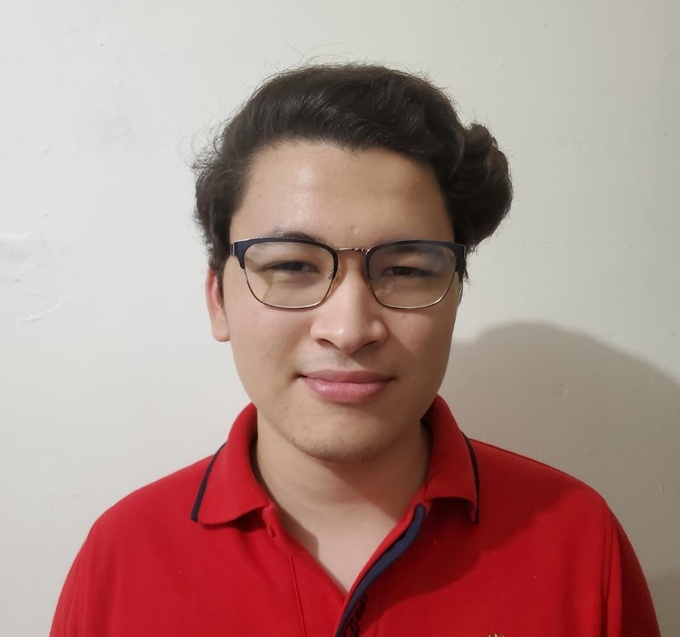
#> input picture Actividad 4/images/testdata/s4/Gerardo.8.jpg, 680 x 637 px, shrunk from 1122 x 1050 before the run
$ jupyter execute --allow-errors 'Rostros con openCV y entrenamiento Equipo Dinamita.ipynb'
#> lines starting #> are read from the running program, lines starting #| are printed output that depends on the picture
# Rostros con openCV y entrenamiento Equipo Dinamita

### Importar bibliotecas

En esta actividad se realiza reconocimiento de rostros. Se trabaja desde el entrenamiento de un modelo y se hace una predicción.

A continuación importaremos las librerías necesarias para la actividad

[cell 1]
import cv2
import os
import numpy as np
from matplotlib import pyplot as plt

### Etiquetas

La base de datos que utilizamos la creamos a base de fotos de nosotros; están guardadas en carpetas enumeradas del 1 al 5 en el siguiente orden:

1. Fernando
2. Eydrel
3. Sergio
4. Gerardo
5. Ana

En el siguiente código se relaciona el número de la carpeta con el nombre real de la persona, las etiquetas están ordenados
como está mencionado anteriormente.

[cell 2]
subjects = ["", "Fernando", "Eydrel","Sergio","Gerardo","Ana"]

### Detectar rostros por medio de una función

La siguiente función se encarga de hacer la detección de rostros;
 1. Lo primero que hay que hacer, es convertir la imagen a escala de grises para que pueda ser utilizado por el detecto
 2. Se lee el modelo de clasificador.
 3. Se detectan rostros y se almacenan en la variable faces
 4. Si no se detecta rostros se regresa none
 5. Se regresa únicamente la parte del rostro en la imagen

[cell 3]
def detect_face(img):
    gray = cv2.cvtColor(img, cv2.COLOR_BGR2GRAY)

    face_cascade = cv2.CascadeClassifier('haarcascade_frontalface_default.xml')

    faces = face_cascade.detectMultiScale(gray, scaleFactor=1.2, minNeighbors=5);


    if (len(faces) == 0):
        return None, None

    #Suponemos que solo tendremos un rostro
    #Se extra el área del rostro
    (x, y, w, h) = faces[0]


    return gray[y:y+w, x:x+h], faces[0]

### Lectura de la base de datos y preparación de los datos para su entrenamiento

En esta función preparamos los datos de entrenamiento:

1. Primero obtenemos la ruta donde tenemos las imágenes
2. creamos dos listas, una para almacenar las caras de las personas y otra para las etiquetas
3. Por cada imagen encontrada, se verifica que empiecen con la letra s
4. Se construye la dirección donde se encunetra la imagen a analizar
5. Se utiliza la función de detección para guardar el rostro y etiqutea en la lista

[cell 4]
def prepare_training_data(data_folder_path):

    #------Paso 1--------
    #Obten las carpetas dentro de la ruta con las imagenes de entrenamiento. Cada carpeta corresponde a un sujeto.
    dirs = os.listdir(data_folder_path)

    #Lista que contendrá las caras de todos los sujetos
    faces = []
    #Lista que contendrá las etiquetas de todos los sujetos
    labels = []

    # Navegamos a traves de todas las carpetas y leemos las imágenes dentro de cada carpeta
    for dir_name in dirs:

        # Las carpetas de cada sujeto empiezan con la letra 's', por lo tanto, cualquier carpeta que no empeza con s se ignora
        if not dir_name.startswith("s"):
            continue;

        #------Paso 2--------
        # Se extrae el número de etiqueta del sujeto a partir del nombre de la carpeta
        # Recuerda el formato de la carpeta = slabel
        # Removemos la letra "s" y nos quedamos solo con el número (Esto es la etiqueta)
        label = int(dir_name.replace("s", ""))

        # Construimos la ruta hacia la carpeta que contiene las imagenes del sujeto actual
        # Ejemplo de ruta = "./images/traindata/s1"
        subject_dir_path = data_folder_path + "/" + dir_name

        #Se obtienen los nombres de las imagenes que estan dentro de cada carpeta
        subject_images_names = os.listdir(subject_dir_path)

        #------Paso 3--------
        #Navegamos a través de cada imagen y la leemos
        #detectamos los rostros y los agregamos a la lista
        for image_name in subject_images_names:

            #Para ignorar archivos del sistema como .DS_Store
            if image_name.startswith("."):
                continue;

            #se construye la ruta de la imagen que se va a leer
            #Ejemplo de ruta = ./images/traindata/s1/1.jpg
            image_path = subject_dir_path + "/" + image_name

            #leer la imagen
            image = cv2.imread(image_path)

            #detección de rostro (usando la función definida arriba)
            face, rect = detect_face(image)

            #------Paso 4--------
            #Para propositos de este tutorial
            #se ignoran los rostros que no son detectados
            if face is not None:
                #se agrega el rostro a la lista de rostros
                faces.append(face)
                #se agrega la etiqueta a la lista de etiquetas
                labels.append(label)

    return faces, labels

### Se llama la función prepara datos

En el siguiente código, se llama a la función para preparar los datos de entrenamiento

[cell 5]
print("Preparando datos...")
#> (the rest of this cell did not finish here and is left out)

### Reconocimiento de rostros

[cell 6]
face_recognizer = cv2.face.LBPHFaceRecognizer_create()

### Entrenamiento

#> (a cell that did not finish here is left out)

### Dibujar las regiones con rostro

[cell 8]
# fucnión para dibujar un rectángulo en la imagen de acuerdo a las coordenadas (x,y) dadas
# con la altura y anchura width and height
def draw_rectangle(img, rect):
    (x, y, w, h) = rect
    cv2.rectangle(img, (x, y), (x+w, y+h), (0, 255, 0), 2)

# función para dibujar texto en una imagen dada empezando desde las coordenadas (x,y) pasadas
def draw_text(img, text, x, y):
    cv2.putText(img, text, (x, y), cv2.FONT_HERSHEY_PLAIN, 1.5, (0, 255, 0), 2)

## Predicción

[cell 9]
def predict(test_img):
    #Hacemos una copia para no modificar la imagen original
    img = test_img.copy()
    #Se detecta el rostro de la imagen
    face, rect = detect_face(img)

    #Se predice a que etiqueta pertenece la imagen usando el reconocedor
    (label,confidence)= face_recognizer.predict(face)
    #Se obtiene el nombre del sujeto dada la etiqueta predicha
    label_text = subjects[label]

    #Se dibuja un rectangulo en donde esta contenido el rostro
    draw_rectangle(img, rect)
    #Se coloca el nombre de la persona
    draw_text(img, label_text, rect[0], rect[1]-5)

    return img

[cell 10]
print("Prediciendo imagenes...")

#Cargar imagenes de prueba

test_img4 = cv2.imread("./images/testdata/s4/Gerardo.8.jpg")
#> test_img4 is the input picture: shape (637, 680, 3); mean B, G, R 132.9, 138.8, 172.9
test_img5 = cv2.imread("./images/testdata/s2/Eydrel.8.jpg")
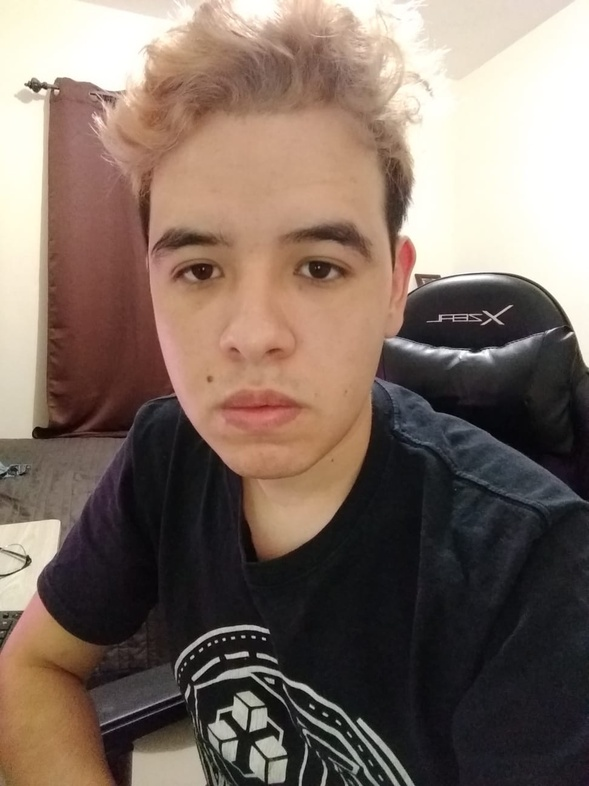
#> input picture Actividad 4/images/testdata/s2/Eydrel.8.jpg, 589 x 786 px, shrunk from 972 x 1296 before the run
#> test_img5 is the input picture: shape (786, 589, 3); mean B, G, R 99, 109.2, 126
test_img6 = cv2.imread("./images/testdata/s1/Fernando.11.jpg")
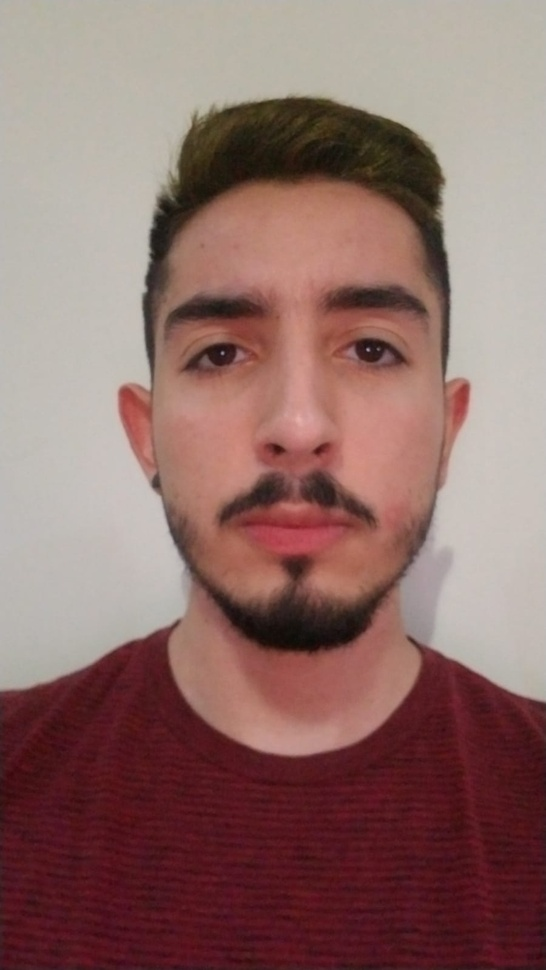
#> input picture Actividad 4/images/testdata/s1/Fernando.11.jpg, 546 x 970 px, shrunk from 900 x 1600 before the run
#> test_img6 is the input picture: shape (970, 546, 3); mean B, G, R 105.4, 110, 143
test_img7 = cv2.imread("./images/testdata/s5/Ana.11.jpg")
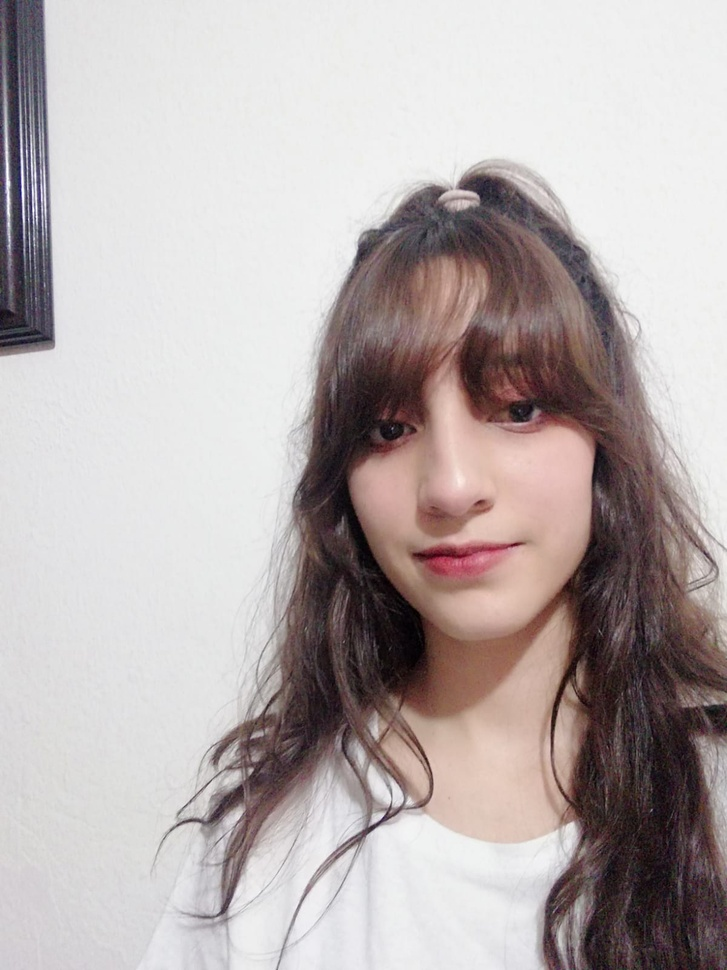
#> input picture Actividad 4/images/testdata/s5/Ana.11.jpg, 727 x 970 px, shrunk from 1200 x 1600 before the run
#> test_img7 is the input picture: shape (970, 727, 3); mean B, G, R 174.5, 175, 184.2
test_img8 = cv2.imread("./images/testdata/s3/Sergio.11.jpg")


#Predecir

#> (the rest of this cell did not finish here and is left out)

#> in detect_face, `gray = cv2.cvtColor(img, cv2.COLOR_BGR2GRAY)`:
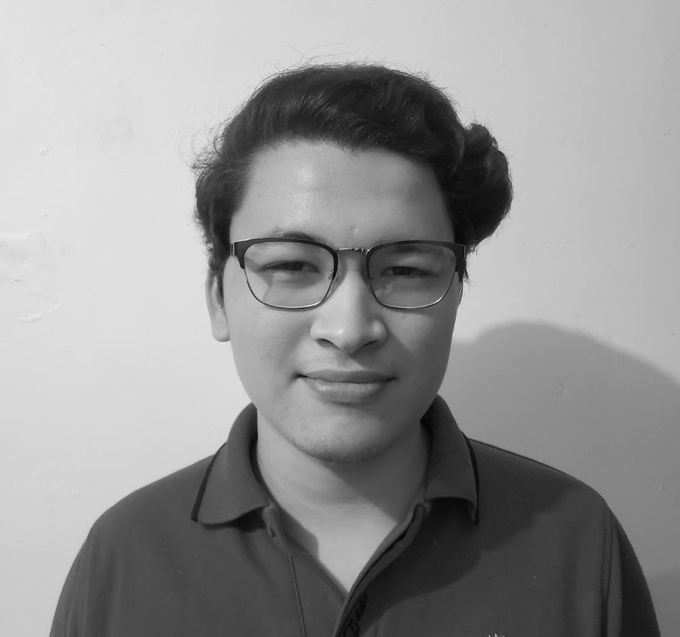
#> gray: shape (637, 680); min 4, max 237, mean 148.4
#> in detect_face, `faces = face_cascade.detectMultiScale(gray, scaleFactor=1.2, minNeighb..`: faces = [[187, 145, 320, 320]]
#> in detect_face, `(x, y, w, h) = faces[0]`: x = 187; y = 145; w = 320
#> in predict, `face, rect = detect_face(img)`:
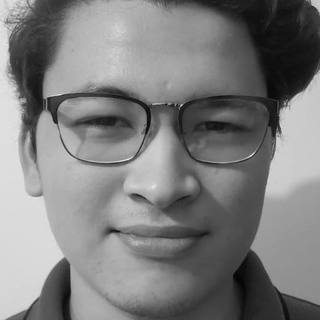
#> face: shape (320, 320); min 4, max 237, mean 126.2
#> in predict, `face, rect = detect_face(img)`: rect = [187, 145, 320, 320]
predicted_img5 = predict(test_img5)
predicted_img6 = predict(test_img6)
predicted_img7 = predict(test_img7)
predicted_img8 = predict(test_img8)


print("Predicción completa")


#Desplegar imágenes
plt.imshow(predicted_img4)
plt.show()
plt.imshow(predicted_img5)
plt.show()
plt.imshow(predicted_img6)
plt.show()
plt.imshow(predicted_img7)
plt.show()
plt.imshow(predicted_img8)
plt.show()
